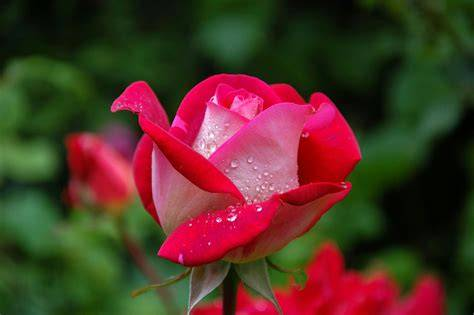
#> input picture LAB_EXPERIMENTS/image.jpg, 474 x 315 px
$ python experiment9.py
#> lines starting #> are read from the running program, lines starting #| are printed output that depends on the picture
import cv2
import matplotlib.pyplot as plt

# Read the image
image = cv2.imread("image.jpg")
#> image is the input picture: shape (315, 474, 3); mean B, G, R 38.4, 51.4, 81.6

# Check whether the image is loaded
if image is None:
    print("Error: Could not load image")
    exit()

# Get original image size
height, width = image.shape[:2]
#> height = 315; width = 474

# Resize to bigger size
bigger_image = cv2.resize(
    image,
    (width * 2, height * 2),
    interpolation=cv2.INTER_LINEAR
)

# Resize to smaller size
smaller_image = cv2.resize(
    image,
    (width // 2, height // 2),
    interpolation=cv2.INTER_AREA
)

# Display the images
plt.figure(figsize=(15, 5))

plt.subplot(1, 3, 1)
plt.imshow(cv2.cvtColor(image, cv2.COLOR_BGR2RGB))
plt.title("Original Image")
plt.axis("off")

plt.subplot(1, 3, 2)
plt.imshow(cv2.cvtColor(bigger_image, cv2.COLOR_BGR2RGB))
plt.title("Bigger Image")
plt.axis("off")

plt.subplot(1, 3, 3)
plt.imshow(cv2.cvtColor(smaller_image, cv2.COLOR_BGR2RGB))
plt.title("Smaller Image")
plt.axis("off")

plt.tight_layout()
plt.show()
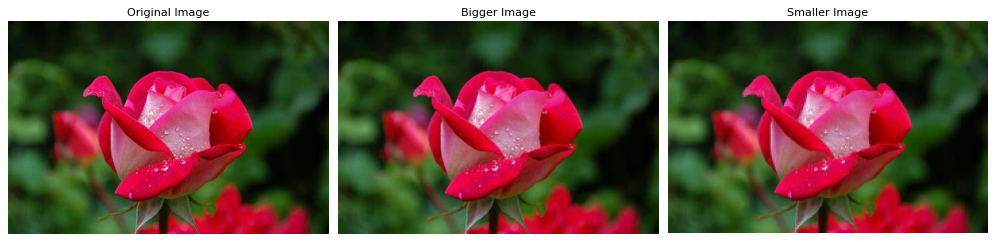
#> figure drawn by matplotlib, 3 panels
